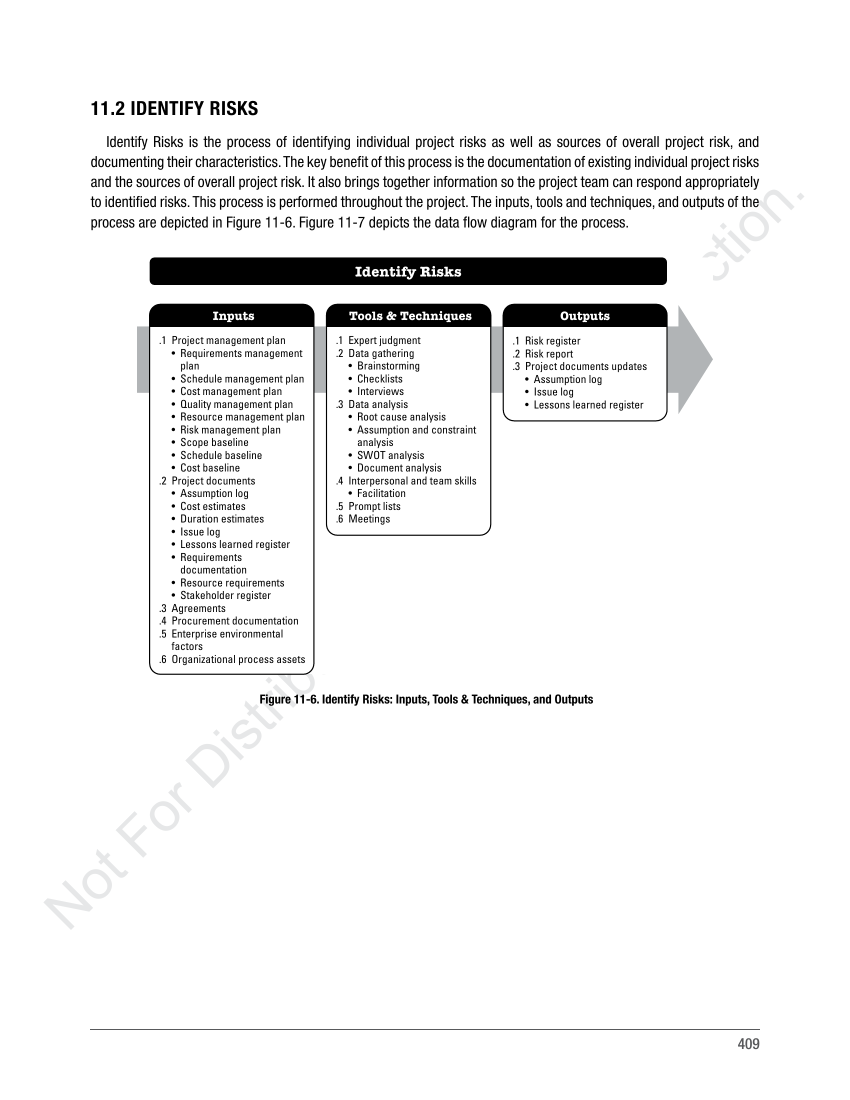
#> input picture PMBOOKimgs/page0001-445.png, 1700 x 2200 px (shown at 1/2 size); its folder holds 5 pictures in this run
$ jupyter execute --allow-errors Preproc-V1.0-2-final.ipynb   (shell and % lines are left out)
#> lines starting #> are read from the running program, lines starting #| are printed output that depends on the picture; after the words box and inside, x2 and y2 are one past the last pixel; in counts of white or black regions, pixels touching at a corner belong together
# Importation

[cell 1]
import cv2
import numpy as np
import os
import time
import warnings
from sklearn.metrics.pairwise import cosine_similarity
import sys
import re
from nltk import download
import pandas as pd
from tqdm import tqdm
from nltk import word_tokenize, pos_tag, ne_chunk
from nltk import pos_tag, RegexpParser, word_tokenize
from nltk.tokenize import word_tokenize
from nltk.stem import WordNetLemmatizer
from sklearn.feature_extraction.text import TfidfVectorizer
import gensim
import gensim.corpora as corpora
from gensim.utils import simple_preprocess
from gensim.models import CoherenceModel
import nltk

# Download NLTK resources
nltk.download('punkt')
#> (this line was passed over: nltk is not available in this run)
nltk.download('maxent_ne_chunker')
#> (this line was passed over: nltk is not available in this run)
nltk.download('words')
#> (this line was passed over: nltk is not available in this run)
nltk.download('averaged_perceptron_tagger')
#> (this line was passed over: nltk is not available in this run)

from PyPDF2 import PdfReader
from PIL import ImageGrab, Image
import fitz
import pytesseract
from pdf2image import convert_from_path
import pyautogui

# This Python environment comes with many helpful analytics libraries installed
# It is defined by the kaggle/python docker image: https://github.com/kaggle/docker-python
# For example, here are several helpful packages to load in
import easyocr
import numpy as np  # linear algebra
import pandas as pd  # data processing, CSV file I/O (e.g., pd.read_csv)
import re
from pprint import pprint

# Gensim
import gensim
import gensim.corpora as corpora
from gensim.utils import simple_preprocess
from gensim.models import CoherenceModel

import matplotlib.pyplot as plt
import seaborn as sns
from sklearn.feature_extraction.text import CountVectorizer, TfidfVectorizer
from sklearn.pipeline import Pipeline
from sklearn.metrics import confusion_matrix, accuracy_score, f1_score, classification_report
from sklearn.model_selection import train_test_split, GridSearchCV
from sklearn.naive_bayes import GaussianNB, BernoulliNB, MultinomialNB

[cell 2]
pytesseract.pytesseract.tesseract_cmd = r'C:\Program Files\Tesseract-OCR\tesseract.exe'

# Transforming to pictures

[cell 3]
# PDF file paths
pdfPMBOK = "PMBOK6-2017.pdf" #431-494
pdfPMI = "practice-standard-project-risk-management.pdf" #1-116
output_folder_1="PMBOOKimgs"
output_folder_2="Practiceimgs"

[cell 4]
#pdf2image
def convert_pdf_to_images(pdf_file_path, output_folder, start_page, end_page):
    images = convert_from_path(pdf_file_path, output_folder=output_folder, fmt='png', first_page=start_page, last_page=end_page, output_file="page")

    print("Done.")

#> (a cell that did not finish here is left out)

#> (a cell that did not finish here is left out)


# Extracting Figures

### openCV:

[cell 7]
def detect_shapes(image_path, min_contour_area=1000):
    # Read the image
#> called with image_path = 'page0001-445.png', min_contour_area = 1000
    image = cv2.imread("PMBOOKimgs/"+image_path)
#> image is the input picture: shape (2200, 1700, 3); mean B, G, R 241.2, 241.2, 241.1
    gray = cv2.cvtColor(image, cv2.COLOR_BGR2GRAY)

    # Apply GaussianBlur to reduce noise
    blurred = cv2.GaussianBlur(gray, (5, 5), 0)

    # Use Canny edge detection
    edges = cv2.Canny(blurred, 50, 150)
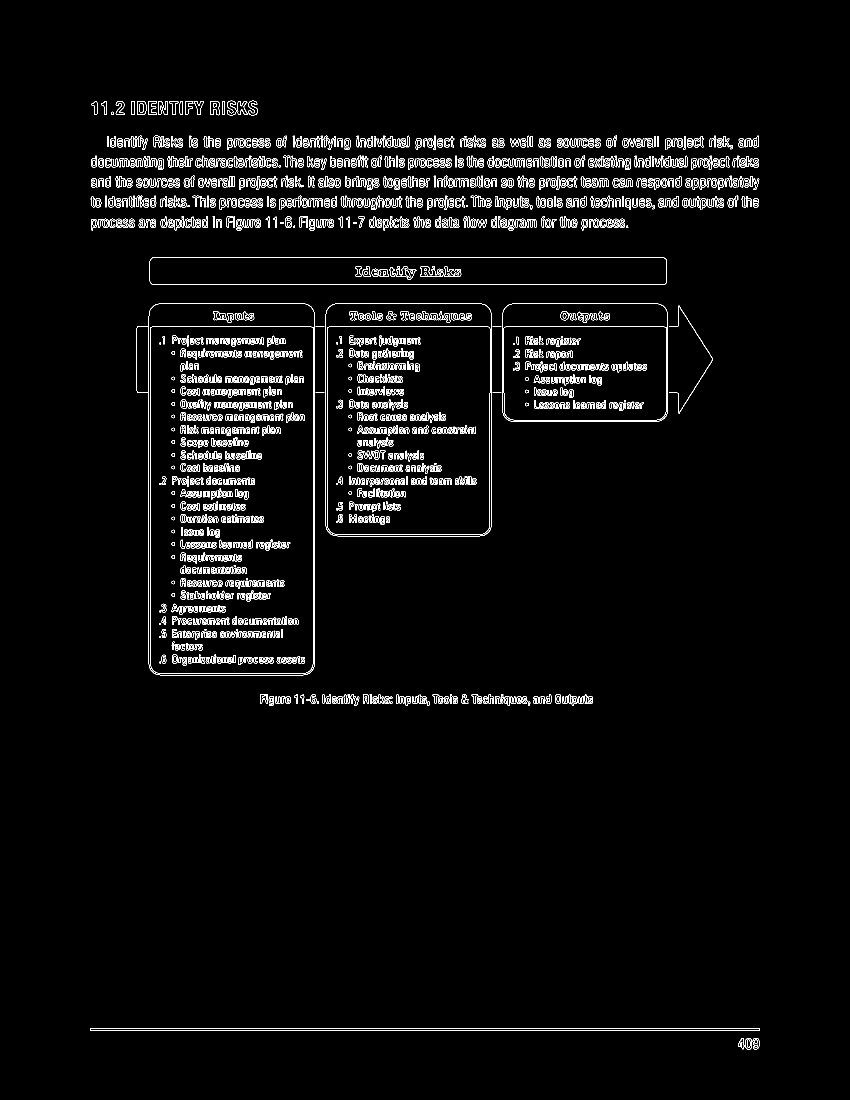
#> edges: shape (2200, 1700) (shown at 1/2 size); 2.8% white in thin lines or dots, all inside (x1, y1, x2, y2) = (180, 201, 1520, 2099)

    # Find contours
    contours, _ = cv2.findContours(edges, cv2.RETR_EXTERNAL, cv2.CHAIN_APPROX_SIMPLE)
#> contours = 557 contours, 107 with area under 20; largest, box (x1, y1, x2, y2) and area: (297, 607, 630, 1351) 246152, (651, 607, 984, 1073) 153854, (1004, 607, 1336, 844) 77598, (299, 514, 1334, 570) 56802, (180, 2057, 1520, 2061) 4017
    k=0
    for contour in contours:
        k=k+1
        # Calculate the contour area
        area = cv2.contourArea(contour)

        # If the contour area is greater than the minimum threshold
        if area >= min_contour_area:
            # Approximate the contour as a polygon
            epsilon = 0.04 * cv2.arcLength(contour, True)
            approx = cv2.approxPolyDP(contour, epsilon, True)

            # Check if the polygon has 4 vertices, indicating a rectangle
            if len(approx) == 4:
                # Get the bounding box coordinates of the rectangle
                x, y, w, h = cv2.boundingRect(contour)

                # Define a region of interest (ROI) using the rectangle coordinates
                roi = image[y:y+h, x:x+w]

                # Save the ROI as an image for inspection
                cv2.imwrite("screenshots/"+image_path+"/"+str(k)+"detected__"+image_path, roi)
#> this loop made 557 passes
#> (area, epsilon, approx, x, w, h) on passes 63 to 65: (77598, 44.09, [[1008, 617], [1016, 840], [1332, 832], [1326, 611]], 1004, 332, 237), (153854.5, 62.47, [[659, 612], [655, 1062], [974, 1067], [979, 617]], 651, 333, 466), (246151.5, 84.71, [[310, 609], [299, 1336], [615, 1348], [627, 621]], 297, 333, 744)
#> after the loop, k = 557

[cell 8]
detect_shapes("page0001-445.png")

[cell 9]
for k in os.listdir("PMBOOKimgs/"):
    os.makedirs("screenshots/"+k, exist_ok=True)
    detect_shapes(k)
#> call 2 of detect_shapes, with image_path = 'page0001-431.png', min_contour_area = 1000
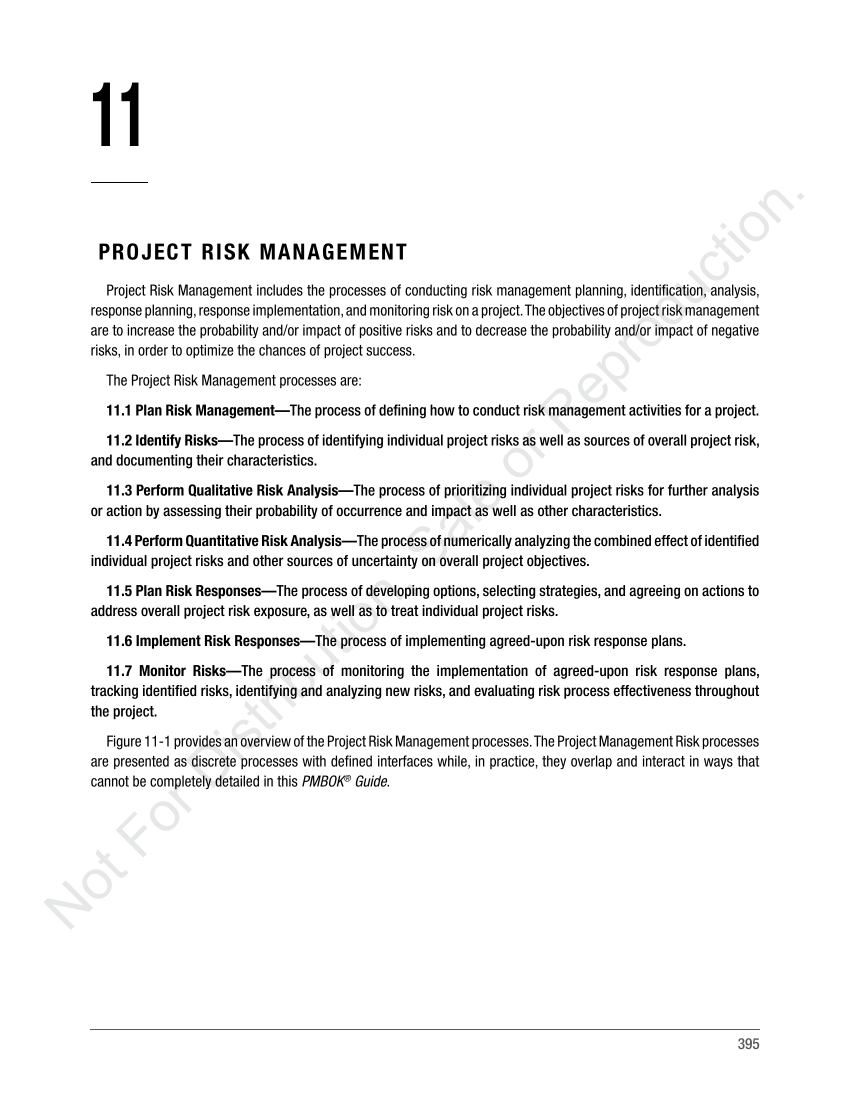
#> input picture PMBOOKimgs/page0001-431.png, 1700 x 2200 px (shown at 1/2 size)
#> in detect_shapes, image is the input picture: shape (2200, 1700, 3); mean B, G, R 242, 241.9, 241.9
#> in detect_shapes (call 2), `edges = cv2.Canny(blurred, 50, 150)`:
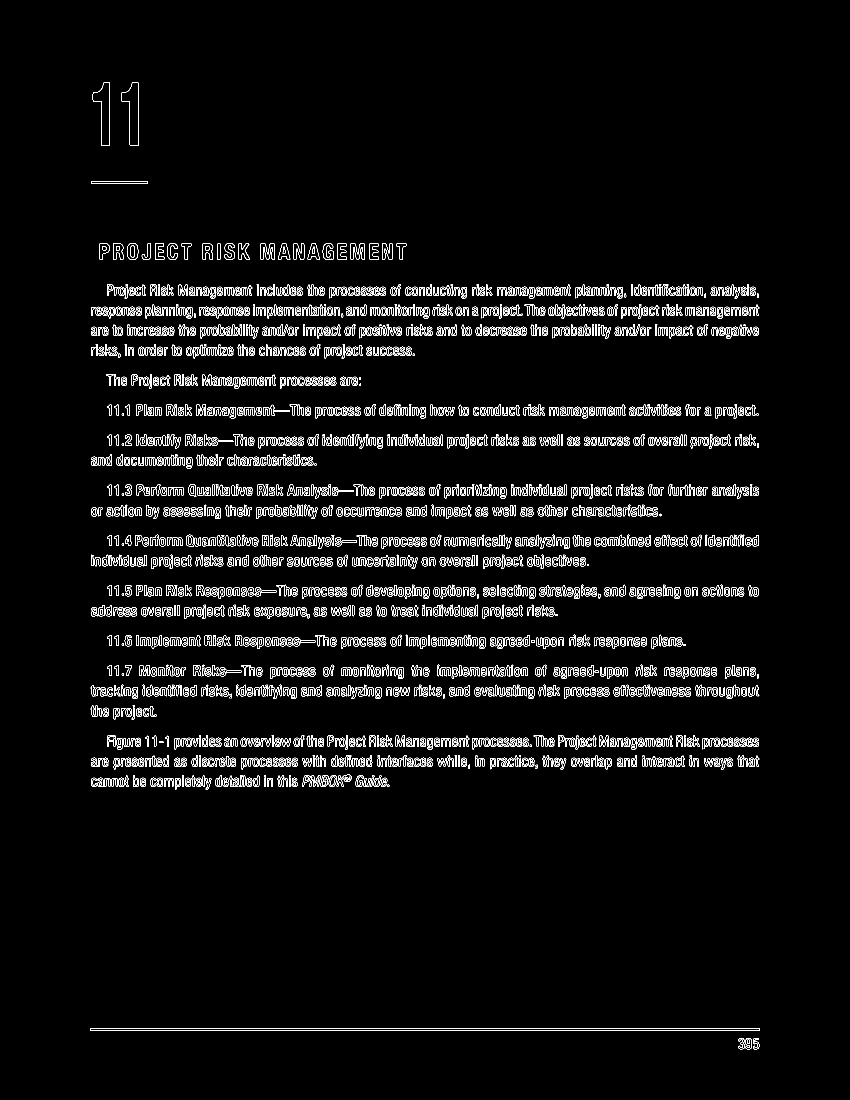
#> edges: shape (2200, 1700) (shown at 1/2 size); 3.6% white in thin lines or dots, all inside (x1, y1, x2, y2) = (180, 165, 1520, 2099)
#> in detect_shapes (call 2), `contours, _ = cv2.findContours(edges, cv2.RETR_EXTERNAL, cv2.CHAIN_APP..`: contours = 1694 contours, 350 with area under 20; largest, box (x1, y1, x2, y2) and area: (180, 2057, 1520, 2061) 4017, (242, 165, 277, 292) 2418, (185, 165, 220, 292) 2418, (254, 486, 277, 520) 616, (235, 1214, 274, 1233) 560
#> the loop in detect_shapes (call 2), `for contour in contours:` made 1694 passes
#> (contour, area, epsilon, approx) on pass 4: ([[180, 2057], [180, 2060], [1519, 2060], [1519, 2057]], 4017, 107.4, [[180, 2057], [1519, 2060]])
#> (the rest of the program and of its run is left out)
